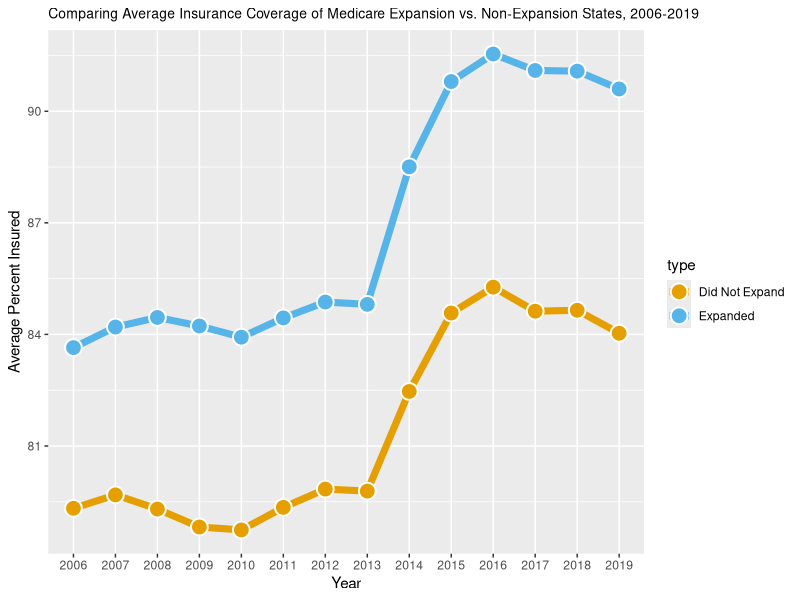
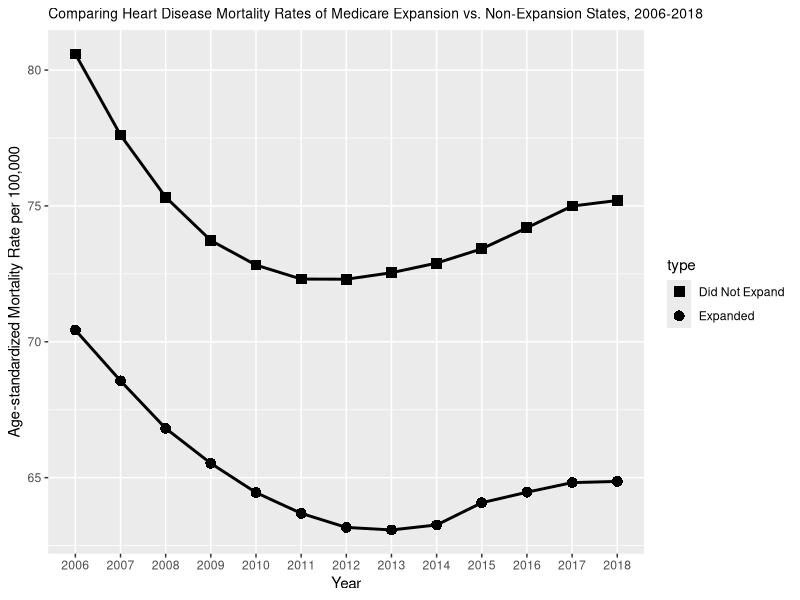

Reproduce these figures in R, in order.
#find full insurance and heart disease mortality plots from 2006-2018

#first part (heart disease & insurance by treatment):
#code mostly taken from 'generate table 2.R' and 'create parallel trend graphs.R' from the Spring 2023 repo (terribly named files BTW)

#create the tables: 'generate table 2.R'
library(readr)
library(dplyr)
library(tidyr)
library(ggplot2)
hrtDisease <- read_csv("./formattedData/formattedAtlasDatawStateSorted.csv")
percentInsured <- read_csv("./formattedData/percentInsured.csv")

# statesList <- read_csv("C:/Users/Owner/My Drive/RAP/saves/apr 3/states.csv", col_names = FALSE)
statesList <- read_csv("./formattedData/statesAndFIPS.csv")
# medicaidExpansionwrongway <- read_csv("C:/Users/Owner/My Drive/RAP/saves/apr 3/medicaidexpansion.csv", col_names = FALSE)
medicaidExpansionwrongway <- read_csv("./formattedData/medicaidExpansionStatus.csv", col_names = FALSE)
medicaidExpansion <- pivot_longer(medicaidExpansionwrongway, 2:length(medicaidExpansionwrongway), values_to="states")
medicaidExpansion$name <- NULL
names(medicaidExpansion) <- c("group", "state")
medicaidExpansion <- drop_na(medicaidExpansion)

states <- unique(hrtDisease$state)
valsToRemove <- states[!(states %in% statesList$state)] 
#just a check ^^^, excluding: american samoa, DC, virgin islands (county), guam, Northern Mariana Islands, puerto rico
states <- statesList$state

groups <- unique(medicaidExpansion$group)
notadopted <- filter(medicaidExpansion, group == "notadopted")
adoptedbutnotimplemented <- filter(medicaidExpansion, group == "adoptedbutnotimplemented")
adoptedafterJan14 <- filter(medicaidExpansion, group == groups[3])

#groups get defined
totalnotadopted <- c(notadopted$state, adoptedbutnotimplemented$state)
adoptedOnTime <- states[!(states %in% totalnotadopted)
                        &!(states %in% adoptedafterJan14$state)]

adoptedHrtDisease <- filter(hrtDisease, state %in% adoptedOnTime)
adoptedInsurance <- filter(percentInsured, combinedfips %in% adoptedHrtDisease$cnty_fips)
notAdoptedHrtDisease <- filter(hrtDisease, state %in% totalnotadopted)
notAdoptedInsurance <- filter(percentInsured, combinedfips %in% notAdoptedHrtDisease$cnty_fips)

avgTable <- function(table){
  for(i in 2:length(table)){
    table[[i]] <- mean(table[[i]], na.rm = TRUE)
  }
  table[1,2:length(table)]
}

sdTable <- function(table){
  for(i in 2:length(table)){
    table[[i]] <- sd(table[[i]], na.rm = TRUE)
  }
  table[1,2:length(table)]
}

adoptedHrtDisease[2:3] <- NULL #remove display_name & state info, since it isn't needed now
adoptedInsurance$X20 <- NULL #remove 2020 data since hrtdisease doesn't have it
names(adoptedHrtDisease) <- names(adoptedInsurance)

ahrtDiseaseAvg <- avgTable(adoptedHrtDisease)
ahrtDiseaseSD <- sdTable(adoptedHrtDisease)
apercentInsuredAvg <- avgTable(adoptedInsurance)
apercentInsuredSD <- sdTable(adoptedInsurance)

TableAdopted <- as_tibble(rbind(ahrtDiseaseAvg, ahrtDiseaseSD, apercentInsuredAvg, apercentInsuredSD))
TableAdopted$rows <- c("hrtDiseaseAvg", "hrtDiseaseSD", "percentInsuredAvg", "percentInsuredSD")
TableAdopted <- TableAdopted %>% relocate(rows, .before=X06)


notAdoptedHrtDisease[2:3] <- NULL #remove display_name & state info, since it isn't needed now
notAdoptedInsurance$X20 <- NULL #remove 2020 data since hrtdisease doesn't have it
names(notAdoptedHrtDisease) <- names(notAdoptedInsurance)

nhrtDiseaseAvg <- avgTable(notAdoptedHrtDisease)
nhrtDiseaseSD <- sdTable(notAdoptedHrtDisease)
npercentInsuredAvg <- avgTable(notAdoptedInsurance)
npercentInsuredSD <- sdTable(notAdoptedInsurance)

TableNotAdopted <- as_tibble(rbind(nhrtDiseaseAvg, nhrtDiseaseSD, npercentInsuredAvg, npercentInsuredSD))
TableNotAdopted$rows <- c("hrtDiseaseAvg", "hrtDiseaseSD", "percentInsuredAvg", "percentInsuredSD")
TableNotAdopted <- TableNotAdopted %>% relocate(rows, .before=X06)

names(TableAdopted) <- gsub("X", "20", names(TableAdopted)) ## create actual years for columns
# path <- r"(c:\Users\Owner\My Drive\RAP\figures)"
# write_csv(TableAdopted, file.path(path, "tableadopted.csv"))

names(TableNotAdopted) <- gsub("X", "20", names(TableNotAdopted)) ## create actual years for columns
# write_csv(TableNotAdopted, file.path(path, "tablenotadopted.csv"))


#create the plots: 'create parallel trend graphs.R'

library(readr)
library(dplyr)
library(tidyr)
library(ggplot2)

# path <- r"(c:\Users\Owner\My Drive\RAP\figures)"
# TableAdopted <- read_csv(paste(path,"\\tableadopted.csv",sep=""))
# TableNotAdopted <- read_csv(paste(path,"\\tablenotadopted.csv",sep=""))

series <- data.frame()
adoptedGroup <- pivot_longer(TableAdopted[3,], "2006":"2019", names_to="year")
adoptedGroup$type <- "Expanded"
notAdoptedGroup <- pivot_longer(TableNotAdopted[3,], "2006":"2019", names_to="year")
notAdoptedGroup$type <- "Did Not Expand"
series <- rbind(adoptedGroup, notAdoptedGroup)

cbPalette <- c("#E69F00", "#56B4E9", "#009E73", "#F0E442", "#0072B2", "#D55E00", "#CC79A7", "#999999")

ggplot(series, aes(x = year, y = value, group = type, color = type)) + geom_line(linewidth = 2.4) + geom_point(
  aes(fill = type), 
  size = 5, 
  pch = 21, # Type of point that allows us to have both color (border) and fill.
  colour = "#FFFFFF", 
  stroke = 1 # The width of the border, i.e. stroke.
) + labs(title = "Comparing Average Insurance Coverage of Medicare Expansion vs. Non-Expansion States, 2006-2019", 
         x = "Year", 
         y = "Average Percent Insured")  + theme(plot.title = element_text(size=10)
    ) + scale_fill_manual(values=cbPalette) + scale_colour_manual(values=cbPalette)

series2 <- data.frame()
adoptedGroup <- pivot_longer(TableAdopted[1,], "2006":"2018", names_to="year")
adoptedGroup$type <- "Expanded"
notAdoptedGroup <- pivot_longer(TableNotAdopted[1,], "2006":"2018", names_to="year")
notAdoptedGroup$type <- "Did Not Expand"
series2 <- rbind(adoptedGroup, notAdoptedGroup)

ggplot(series2, aes(x = year, y = value, group = type)) + geom_line(linewidth = 1) + geom_point(
  aes(shape = type), 
  size = 3, 
  colour = "black", 
  stroke = 1 # The width of the border, i.e. stroke.
) + scale_shape_manual(values=c(15, 16)) + labs(title = "Comparing Heart Disease Mortality Rates of Medicare Expansion vs. Non-Expansion States, 2006-2018", 
         x = "Year", 
         y = "Age-standardized Mortality Rate per 100,000")  + theme(plot.title = element_text(size=10)
    ) + scale_fill_manual(values=cbPalette) + scale_colour_manual(values=cbPalette)


########################################################3
#second part: heart disease and insurance by cohort
